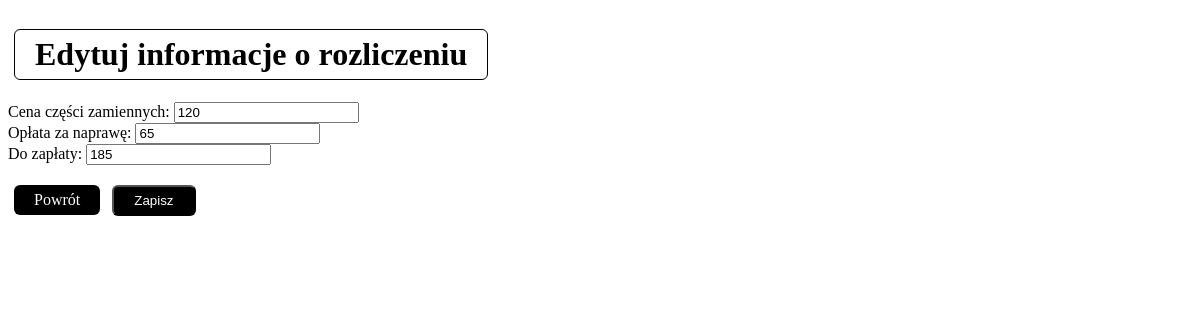
Screenshot of /edycjarozliczenia.php?id=1 (signed in) with the database file from the repository.
### tables this page shows
CREATE TABLE `rozliczenia` (
  `id` int(11) NOT NULL,
  `cena części zamiennych` int(11) NOT NULL,
  `opłata za naprawę` int(11) NOT NULL,
  `do zapłaty` int(11) NOT NULL
);

### edycjarozliczenia.php (the view, shortened to what this page needs)
<!DOCTYPE HTML>
<html lang="pl">
<head>
<h1> Edytuj informacje o rozliczeniu</h1>
</head>
<?php
require_once "connect.php";
$polaczenie = new mysqli($host, $user, $password, $name);
if (isset($_GET['id']) && is_numeric($_GET['id'])) {
    $id = $_GET['id'];
    $query = "SELECT * FROM rozliczenia WHERE id = $id";
    $result = $polaczenie->query($query);
    $row = $result->fetch_assoc();
    echo "<form action='edycjarozliczenia.php?id=" . $id . "' method='post'>";
    echo "Cena części zamiennych: <input type='text' name='cena_części_zamiennych' value='" . $row["cena części zamiennych"] . "'><br>";
    echo "Opłata za naprawę: <input type='text' name='opłata_za_naprawę' value='" . $row["opłata za naprawę"] . "'><br>";
    echo "Do zapłaty: <input type='text' name='do_zapłaty' value='" . $row["do zapłaty"] . "'><br>";
	echo "<a href='rozliczenia.php' class='button'>Powrót</a>";
	echo "<input type='submit' value='Zapisz'>";
    echo "</form>";
}
?>

### edycjarozliczenia.php (style rules this page uses)
h1 { display: inline-block; padding: 6px 20px; background-color: white; color: black; text-align: center; text-decoration: none; border-radius: 6px; border: 1px solid black; margin-left: 6px; margin-right: 6px; }
.button { display: inline-block; padding: 6px 20px; background-color: black; color: white; text-align: center; text-decoration: none; border-radius: 6px; margin-left: 6px; margin-right: 6px; margin-top: 20px; }
input[type="submit"] { display: inline-block; padding: 6px 20px; background-color: black; color: white; text-align: center; text-decoration: none; border-radius: 6px; margin-left: 6px; margin-right: 6px; margin-top: 20px; }

### rows the page displays
rozliczenia: cena_części_zamiennych "120", opłata_za_naprawę "65", do_zapłaty "185"
